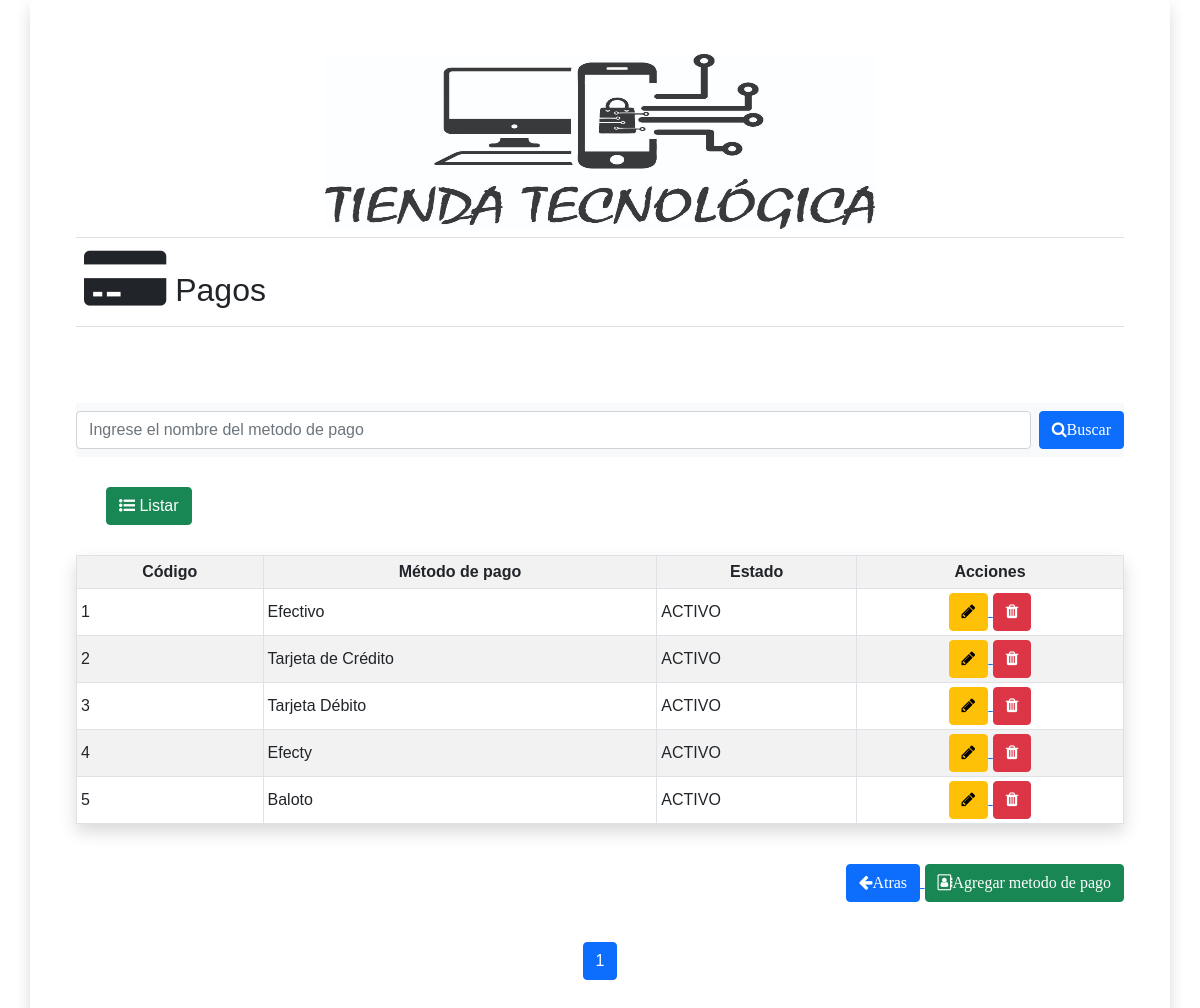
The page /vistas/pagos/pagos.php on the database its author committed.
### tables this page shows
CREATE TABLE `pagos` (
  `id_pago` int(100) NOT NULL,
  `metodo_pago` varchar(70) NOT NULL,
  `estado_pago` varchar(20) NOT NULL
);

### vistas/pagos/pagos.php (the view, shortened to what this page needs)
<?php
include("../../conexion/conectar.php");
$conet = new conexion();
$c = $conet->conectando();
$query = "select count(*) as totalRegistros from pagos";
$ejecuta = mysqli_query($c, $query);
$arreglo = mysqli_fetch_array($ejecuta);
$totalRegistros = $arreglo['totalRegistros'];
$maximoRegistros = 5;
if (empty($_GET['pagina'])) {
    $pagina = 1;
} else {
    $pagina = $_GET['pagina'];
}
$desde = ($pagina - 1) * $maximoRegistros;
$totalPaginas = ceil($totalRegistros / $maximoRegistros);
if (isset($_POST['search'])) {
    $query2 = "select * from pagos where metodo_pago like '%$obj->metodo_pago%' limit $desde, $maximoRegistros";
    $ejecuta2 = mysqli_query($c, $query2);
    $arreglo2 = mysqli_fetch_array($ejecuta2);
} else {
    $query2 = "select * from pagos limit $desde, $maximoRegistros";
    $ejecuta2 = mysqli_query($c, $query2);
    $arreglo2 = mysqli_fetch_array($ejecuta2);
}
?>
<!DOCTYPE html>
<html lang="es">
<head>
    <link rel="stylesheet" href="../../css/bootstrap.min.css">
    <link rel="stylesheet" href="../../css/font-awesome.min.css">
    <link rel="stylesheet" href="../../css/styles.css">
</head>
<body>
<div class="container-fluid p-3 mb-5 bg-body rounded container shadow">
        <div>
            <table class="table ">
                <thead>
                    <head>
                        <tr>
                        <th><center><img src="../../img/logo_2_T_T.jpg" width="550px" height="175px" alt=""></center></th>
                        </tr>
                    </head>
                    <tr>
                        <th><h2><i class="fa fa-credit-card-alt fa-2x" aria-hidden="true"></i> Pagos</h2></th>
                    </tr>
                </thead>
            </table>
        </div>
        <form action="" name="pagos" method="POST">
        <div class="campo" id="filtropro">
        <nav class="navbar navbar-expand-lg bg-light">
              <form class="d-flex" id="search" role="search">
                <input class="form-control me-2" type="search" name="metodo_pago"  placeholder="Ingrese el nombre del metodo de pago" aria-label="Search">
                <button type="submit" name="search" id="search" class="btn btn-primary"><i class="fa fa-search" aria-hidden="true">Buscar</i></button>
              </form>
        </nav>
            <div class="marco" align="left">
             <button type="submit" class="btn btn-success"> <i class="fa fa-list-ul" aria-hidden="true"></i> Listar</button>
            </div>
        <section>
            <table class="table table-striped table-hover table table-bordered table-sm shadow">
                <tr>
                    <th>
                        <center>Código</center>
                    </th>
                    <th>
                        <center>Método de pago</center>
                    </th>
                    <th>
                        <center>Estado</center>
                    </th>
                    <th>
                        <center>Acciones</center>
                    </th>
                </tr>
                <?php
                            if ($arreglo2 == 0) {
                            ?>
                            <div class="alert alert-warning" role="alert">
                                        <?php echo "No hay registros" ?>
                                </div>
                            <?php
                            }
                            else{
                                do{
                            ?>
                                    <tr>
                                        <td><?php echo $arreglo2[0] ?></td>
                                        <td><?php echo $arreglo2[1] ?></td>
                                        <td><?php echo $arreglo2[2] ?></td>
                                        <td>
                                            <center>
                                            <a href="<?php if($arreglo2[0]<>""){
                                            echo "pagos_modificar.php?key=".urlencode($arreglo2[0]);
                                            }
                                            ?>"
                                            data-togle="tooltip" data-placement="top" title="Modificar">
                                            <button name="modificar" type="button" class="btn btn-warning"><i class="fa fa-pencil" aria-hidden="true"></i></button>
                                            </a>
                                            <a href="<?php if( $arreglo2[0]<>''){
                                                echo 'pagos_eliminar.php?key='.urlencode($arreglo2[0]);
                                            }
                                            ?>"
                                            data-togle="tooltip" data-placement="top" title="Eliminar">
                                            <button name="eliminar" type="button" class="btn btn-danger"><i class="fa fa-trash" aria-hidden="true"></i></button>
                                            </a>
                                            </center>
                                        </td>
                                    </tr>
                            <?php
                                }while($arreglo2 = mysqli_fetch_array($ejecuta2));
                            }
                            ?>
                            </table>
                            <br>
                            <a href="../login/framework.php" target="marco" class="full-width">
                            <P align="right"><button name="button" class="btn btn-primary" type="button"><i class="fa fa-arrow-left" aria-hidden="true">Atras</i></button>
                            </a>
                            <a href="pagos_agregar.php" target="marco">
                                <button name="button" type="button" class="btn btn-success"><i class="fa fa-address-book-o" aria-hidden="true">Agregar metodo de pago</i></button>
                            </a>
                        <br>
            <nav aria-label="Page navigation example">
                <ul class="pagination justify-content-center">
                    <?php
                    for($i=1; $i<=$totalPaginas; $i++){
                        if($i==$pagina){
                            echo'<li class="page-item active" aria-current="page"><a class="page-link" href="?pagina='.$i.'">'.$i.'</a></li>';
                        }
                        else{
                            echo'<li class="page-item "><a class="page-link" href="?pagina='.$i.'">'.$i.'</a></li>';
                        }
                    }
                    ?>
                </ul>
            </nav>
            </section>
          </div>
         </form>
    </div>
</body>
</html>

### css/styles.css (style rules this page uses)
* { font-family: Arial; align-content: center; }
div { padding: 30px; box-shadow: 5px; }
table { width: 100%; height: 250px; }
table td { padding: 30px; }

### rows shown on the page
pagos: id_pago "1", metodo_pago "Efectivo", estado_pago "ACTIVO"
pagos: id_pago "2", metodo_pago "Tarjeta de Crédito", estado_pago "ACTIVO"
pagos: id_pago "3", metodo_pago "Tarjeta Débito", estado_pago "ACTIVO"
pagos: id_pago "4", metodo_pago "Efecty", estado_pago "ACTIVO"
pagos: id_pago "5", metodo_pago "Baloto", estado_pago "ACTIVO"
